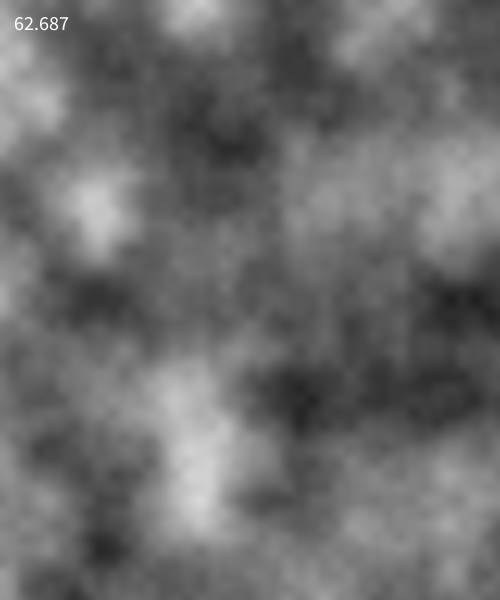
Frame 1 (no input)
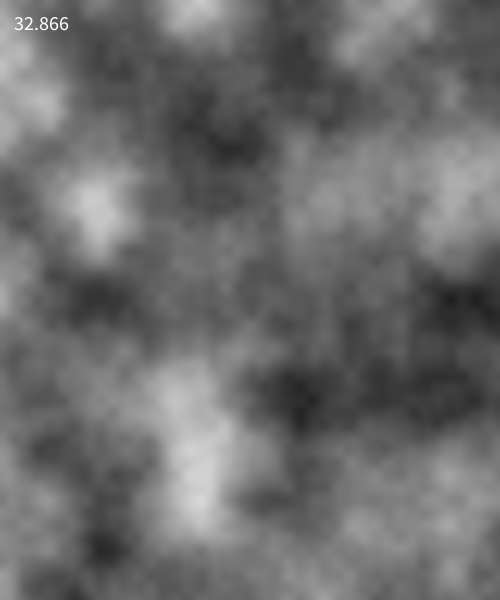
Frame 60 (the mouse pressed at the canvas centre just before this capture)
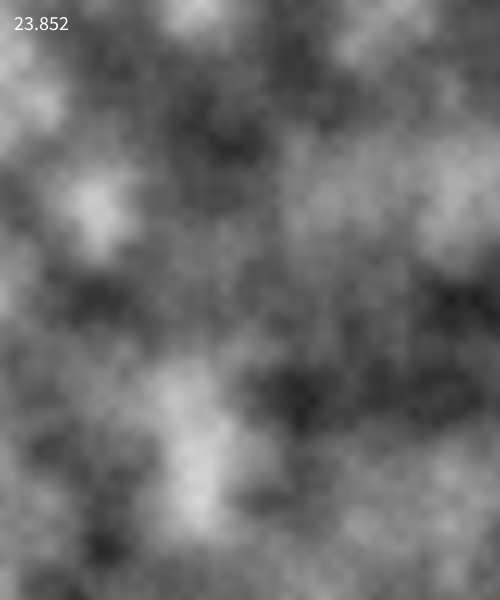
Frame 120 (the mouse held since frame 60 and released just before this capture)

The Processing sketch that drew these frames (run headless with seeded random() and noise(); from frame 60 on, the mouse is pressed at the canvas centre):

// Processing sketch: w04_12_pixels_createImage_gradation_noise2d
// ── w04_12_pixels_createImage_gradation_noise2d.pde
// IMA NYU Shanghai
// Kinetic Interfaces
// MOQN
// Feb 12 2018

PImage img;

void setup() {
  size(500, 600);
  noStroke();

  img = createImage(width, height, RGB); // ARGB
}


void draw() {
  background(0);

  int index = 0;
  img.loadPixels();
  for (int y = 0; y < img.height; y++) {
    for (int x = 0; x < img.width; x++) {

      float freq = 0.01;
      float noiseValue = noise( x * freq, y * freq ); // range: 0 - 1; 

      float w = map(noiseValue, 0, 1, 0, 255);
      img.pixels[index] = color(w);

      index++;
    }
  }
  img.updatePixels();

  image(img, 0, 0);

  textSize(20);
  text(frameRate, 10, 30);
}
